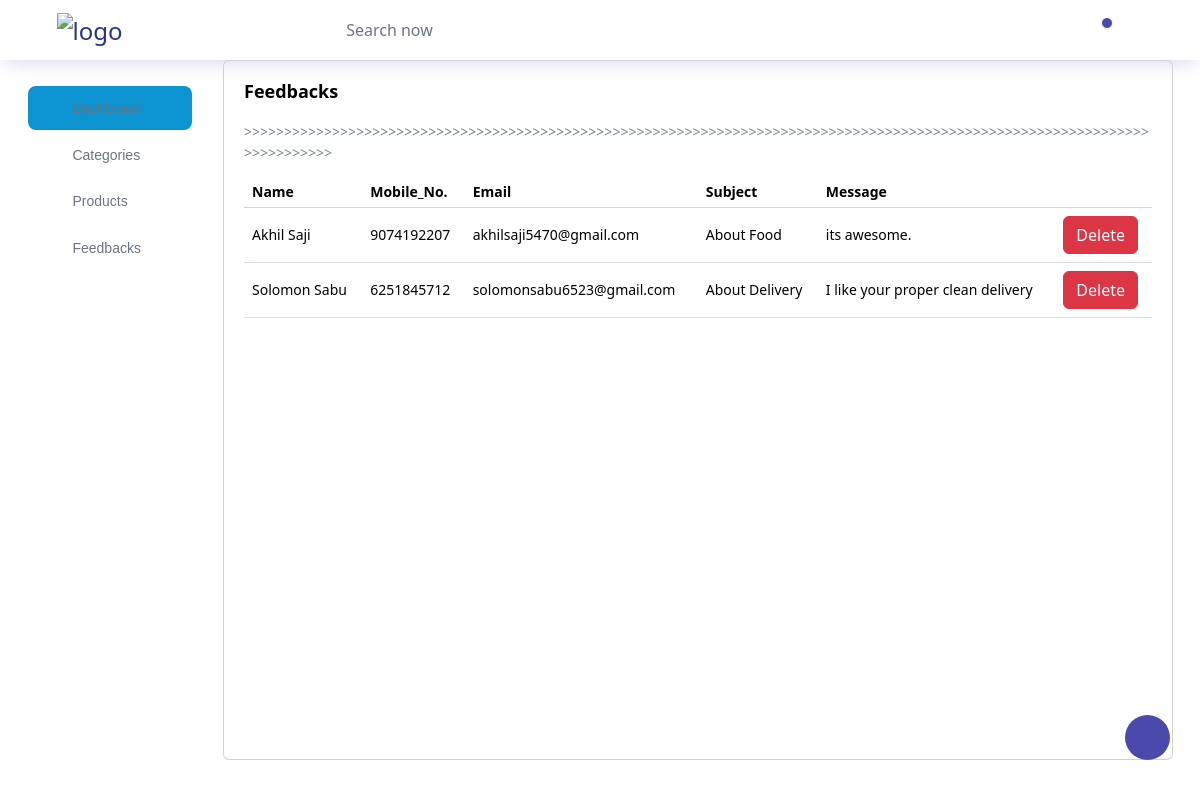
The page /Backend/feedback_page/ on the database its author committed.
### Webapp/models.py (models this page shows)
class ContactDB(models.Model):
    fd_back_Name = models.CharField(max_length=100, null=True, blank=True)
    fd_back_Mobile = models.IntegerField(null=True, blank=True)
    fd_back_Email = models.EmailField(max_length=100, null=True, blank=True)
    fd_back_Subject = models.CharField(max_length=100, null=True, blank=True)
    fd_back_Message = models.CharField(max_length=100, null=True, blank=True)

### Backend/views.py (the view)
# urls.py: path("feedback_page/", views.feedback_page, name="feedback_page"),
def feedback_page(request):
    f_data = ContactDB.objects.all()
    return render(request, "FeedBack.html", {'f_data': f_data})

### Backend/templates/FeedBack.html (shortened to what this page needs)
<!DOCTYPE html>
{% extends 'index.html' %}
{% block content %}
<html lang="en">
<head>
</head>
<body>
<div class="col-lg-10 grid-margin stretch-card">
              <div class="card">
                <div class="card-body">
                  <h4 class="card-title">Feedbacks </h4>
                  <p class="card-description">
                    >>>>>>>>>>>>>>>>>>>>>>>>>>>>>>>>>>>>>>>>>>>>>>>>>>>>>>>>>>>>>>>>>>>>>>>>>>>>>>>>>>>>>>>>>>>>>>>>>>>>>>>>>>>>>>>>>>>>>>>>>>>>
                  </p>
                  <div class="table-responsive">
                    <table class="table">
                      <thead>
                        <tr>
                          <th>Name</th>
                          <th>Mobile_No.</th>
                          <th>Email</th>
                          <th>Subject</th>
                          <th>Message</th>
                          <th></th>
                        </tr>
                      </thead>
                      <tbody>
                      {% for f in f_data %}
                        <tr>
                          <td>{{f.fd_back_Name}}</td>
                          <td>{{f.fd_back_Mobile}}</td>
                          <td>{{f.fd_back_Email}}</td>
                          <td>{{f.fd_back_Subject}}</td>
                          <td>{{f.fd_back_Message}}</td>
                          <td>
                            <a href="{% url 'feedback_data_delete' f_id=f.id %}">
                              <button class="btn btn-danger" >Delete</button>
                            </a>
                          </td>
                        </tr>
                       {% endfor %}
                      </tbody>
                    </table>
                  </div>
                </div>
              </div>
            </div>
</body>
</html>
{% endblock %}

### rows shown on the page
ContactDB: fd_back_Name "Akhil Saji", fd_back_Mobile "9074192207", fd_back_Email "akhilsaji5470@gmail.com", fd_back_Subject "About Food", fd_back_Message "its awesome."
ContactDB: fd_back_Name "Solomon Sabu", fd_back_Mobile "6251845712", fd_back_Email "solomonsabu6523@gmail.com", fd_back_Subject "About Delivery", fd_back_Message "I like your proper clean delivery"
